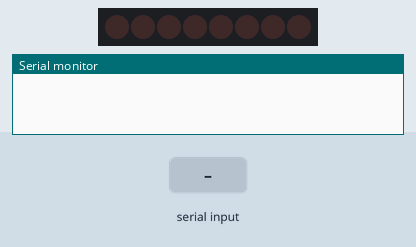
Recording of a sketch running on a simulated Arduino Uno, built with avr-gcc and run on an emulated ATmega328P. Parts: 8 shift-register outputs drawn as a row of LEDs (first output left, lit = HIGH), the last lines printed to the serial monitor. Wiring (inferred from the names in the program): shift register (74HC595): data pin 11; shift clock pin 12; latch pin 8. Wiring (inferred from the signals the program sends): row of LEDs: on Q0, Q1, Q2, Q3, Q4, Q5, Q6, Q7. The inputs (shaded band) are chosen by the test bench.

Above: at 1.2 s.
1.3 s: "90,45\n" received over Serial
At 2.5 s:
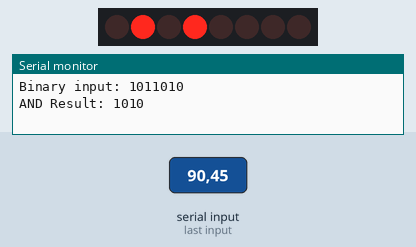
6.8 s: "30,150\n" received over Serial
At 11.7 s:
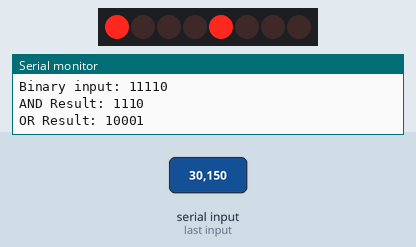
15.8 s: "5\n" received over Serial
At 17.8 s:
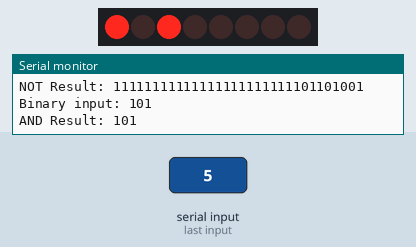
18.8 s: "200\n" received over Serial
At 21.7 s:
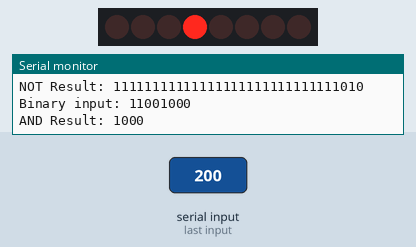
Timing chart, 0 to 26.9 s (numbered marks = the images above; inputs shaded):
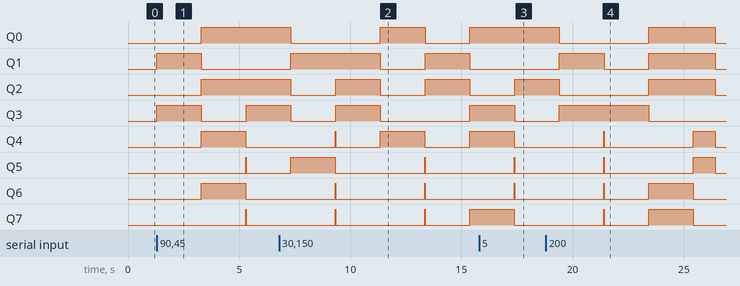

Measured:
- after the input at 1.3 s, Q0, Q2: LOW → HIGH after 2.0 s; Q1: LOW → HIGH at once, → LOW 2.0 s later; Q3: LOW → HIGH at once, → LOW 2.0 s later, → HIGH 2.0 s later; Q4, Q6: LOW → HIGH after 2.0 s, → LOW 2.0 s later; Q5, Q7: LOW → HIGH after 4.0 s, → LOW 0.02 s later

The sketch:

ShiftOut.ino
```cpp
// Shift Out Register: 74HC595
// Output Pins: Q0 - Q7
// Vcc - 5V
// GND - GND
// OE - GND
// MR - 5V

const int latchPin = 8;
const int clockPin = 12;
const int dataPin = 11;

byte binToCompare = 0b00001111;

void setup()
{
  pinMode(latchPin, OUTPUT);
  pinMode(clockPin, OUTPUT);
  pinMode(dataPin, OUTPUT);
  shiftWrite(0x00);

  Serial.begin(9600);
}

void loop()
{
  if (Serial.available() > 0)
  {
    byte num = Serial.parseInt();

    if (num >= 0 && num <= 255)
    {
      Serial.print("Binary input: ");
      Serial.println(num, BIN);

      Serial.print("AND Result: ");
      Serial.println(num & binToCompare, BIN);
      shiftWrite(num & binToCompare);

      delay(2000);

      Serial.print("OR Result: ");
      Serial.println(num ^ binToCompare, BIN);
      shiftWrite(num ^ binToCompare);

      delay(2000);

      Serial.print("NOT Result: ");
      Serial.println(~num, BIN);
      shiftWrite(~num);
    }
    else
    {
      Serial.println("Value greater than byte!");
    }
  }
}

void shiftWrite(byte value)
{
  digitalWrite(latchPin, LOW);
  shiftOut(dataPin, clockPin, MSBFIRST, value);
  digitalWrite(latchPin, HIGH);
}
```
